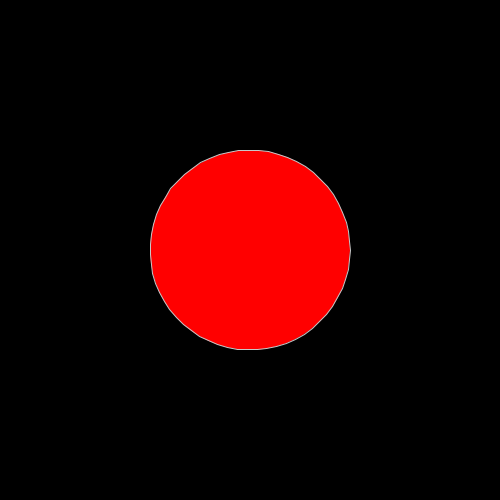
Frame 1 (no input)
Frame 60 (the mouse pressed at the canvas centre just before this capture): identical to frame 1, image omitted
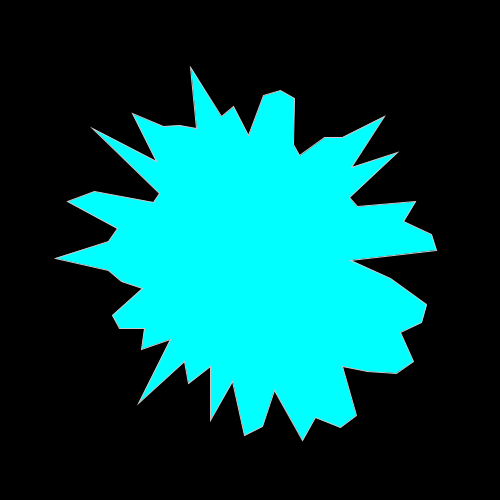
Frame 120 (the mouse held since frame 60 and released just before this capture)

The Processing sketch that drew these frames (run headless with seeded random() and noise(); from frame 60 on, the mouse is pressed at the canvas centre):

// Processing sketch: test7
// ── test7.pde
/* @author Petrangolini Paolo 
 * @name Noised Circle 
 * @description When you move the mouse chenge color and noise of circle
 */


float r=100;
float colore;
float angle=0;

void setup() {
  size(500, 500);

  colorMode(HSB);
  colore=random(255);
}


void draw() {
  background(0);
  float colore=map(mouseY, 0, height, 0, 255);

  stroke(200);
  fill(colore, 255, 255);

  translate(width/2, height/2);

  float rmax=map(mouseX, 0, width, 100, 300);

  //draw my circle
  beginShape();
  for (float i=0; i<TWO_PI; i+=0.1) {

    //each point has a ransom radius  
    r=random(100, rmax);
    vertex(r*cos(i), r*sin(i));
  }

  endShape(CLOSE);
}
